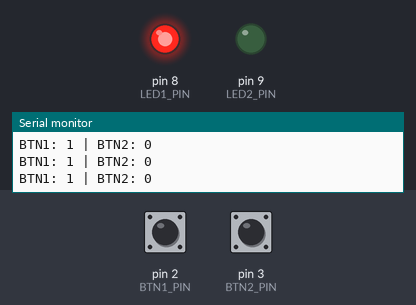
A sketch run on a simulated Arduino Uno, built with avr-gcc and run on an emulated ATmega328P. Parts: output pins drawn as LEDs (lit = HIGH), the last lines printed to the serial monitor. Inputs (shaded band) come from the test bench; at power-on: pin 3 (BTN2_PIN) LOW, pin 2 (BTN1_PIN) HIGH.

Above: at 6.4 s.
6.5 s: pin 3 (BTN2_PIN) pulled HIGH for 0.25 s
At 6.72 s:
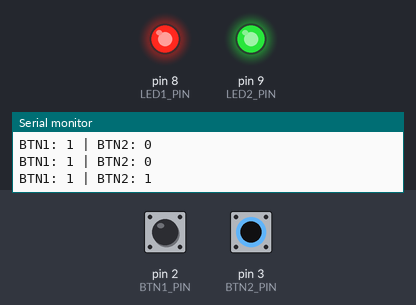
8.3 s: pin 3 (BTN2_PIN) pulled HIGH for 3.2 s
At 12.6 s:
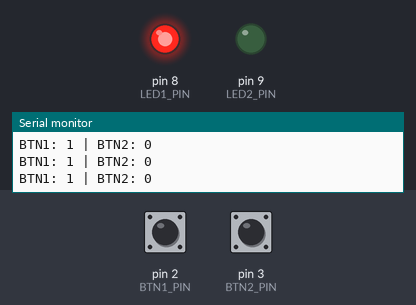
13.1 s: pin 2 (BTN1_PIN) pulled LOW for 3.2 s
At 13.9 s:
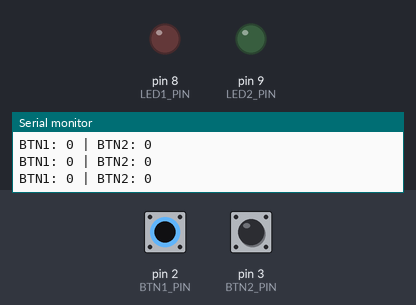
Timing chart, 0 to 17.9 s (numbered marks = the images above; inputs shaded):
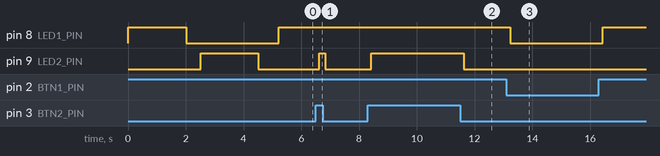

Measured:
- after the input at 6.5 s, pin 9 (LED2_PIN): LOW → HIGH after 0.12 s, → LOW 0.20 s later
- after the input at 8.3 s, pin 9 (LED2_PIN): LOW → HIGH after 0.13 s, → LOW 3.2 s later
- after the input at 13.1 s, pin 8 (LED1_PIN): HIGH → LOW after 0.13 s, → HIGH 3.2 s later

The sketch:

test_hardware.ino
```cpp
/**
 * Test Hardware - Verifica Collegamenti
 *
 * Questo sketch testa LED e pulsanti per verificare collegamenti corretti.
 * Carica questo PRIMA di iniziare l'esercitazione!
 */

const int BTN1_PIN = 2;
const int BTN2_PIN = 3;
const int LED1_PIN = 8;
const int LED2_PIN = 9;

void setup() {
  Serial.begin(9600);
  Serial.println("=== TEST HARDWARE ES01 ===\n");

  pinMode(BTN1_PIN, INPUT);
  pinMode(BTN2_PIN, INPUT);
  pinMode(LED1_PIN, OUTPUT);
  pinMode(LED2_PIN, OUTPUT);

  Serial.println("Test LED...");

  // Test LED1
  digitalWrite(LED1_PIN, HIGH);
  Serial.println("LED1 (rosso) dovrebbe essere ACCESO");
  delay(2000);
  digitalWrite(LED1_PIN, LOW);
  Serial.println("LED1 spento\n");
  delay(500);

  // Test LED2
  digitalWrite(LED2_PIN, HIGH);
  Serial.println("LED2 (verde) dovrebbe essere ACCESO");
  delay(2000);
  digitalWrite(LED2_PIN, LOW);
  Serial.println("LED2 spento\n");
  delay(500);

  Serial.println("Test LED completato!");
  Serial.println("Se LED non si accendono, verifica:");
  Serial.println("- Polarità LED (gamba lunga = anodo)");
  Serial.println("- Resistenze 220 ohm in serie");
  Serial.println("- Collegamenti pin 8 e 9\n");

  Serial.println("Test Pulsanti...");
  Serial.println("Premi BTN1 e BTN2 per testarli");
  Serial.println("(Valori dovrebbero passare da 0 a 1)\n");
}

void loop() {
  int btn1 = digitalRead(BTN1_PIN);
  int btn2 = digitalRead(BTN2_PIN);

  Serial.print("BTN1: ");
  Serial.print(btn1);
  Serial.print(" | BTN2: ");
  Serial.println(btn2);

  // LED seguono pulsanti (test visivo)
  digitalWrite(LED1_PIN, btn1);
  digitalWrite(LED2_PIN, btn2);

  delay(200);
}

/**
 * DIAGNOSTICA:
 *
 * PROBLEMA: LED non si accendono
 * - Verifica pin corretti (8 e 9)
 * - Controlla polarità LED
 * - Misura tensione LED con multimetro (dovrebbe essere ~2V rosso, ~3V verde)
 *
 * PROBLEMA: Pulsanti sempre 0 o sempre 1
 * - Verifica resistenze pull-down 10kΩ
 * - Controlla collegamenti pulsanti
 * - Prova invertire logica (usa INPUT_PULLUP e pulsante a GND)
 *
 * PROBLEMA: Valori pulsanti instabili (0-1-0-1...)
 * - Bounce meccanico pulsante
 * - Aggiungi condensatore 0.1µF tra pin e GND
 */
```
